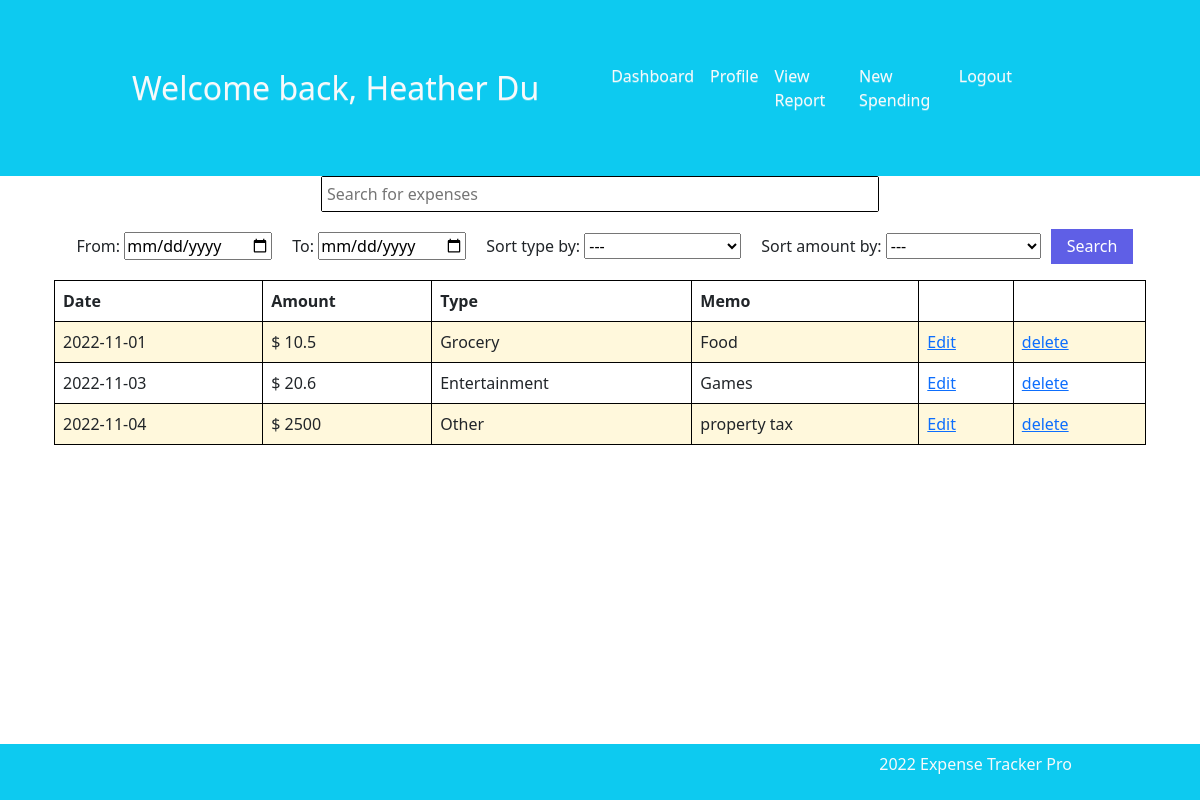
Page /website/report.php (signed in) on the committed database.
### tables this page shows
CREATE TABLE `users` (
  `id` int(11) NOT NULL,
  `firstName` varchar(10) NOT NULL,
  `lastName` varchar(10) NOT NULL,
  `email` varchar(20) NOT NULL,
  `password` varchar(10) NOT NULL
);

CREATE TABLE `transactions` (
  `id` int(11) NOT NULL,
  `userId` int(11) NOT NULL,
  `date` date DEFAULT NULL,
  `amount` float NOT NULL,
  `typeId` int(11) NOT NULL,
  `notes` varchar(100) NOT NULL
);

CREATE TABLE `types` (
  `id` int(11) NOT NULL,
  `name` varchar(20) NOT NULL
);

### website/report.php (the view, shortened to what this page needs)
<!DOCTYPE html>
<html lang="en">
<head>
  <?php
  require_once "./php/header.php";
  ?>
  <link rel="stylesheet" type="text/css" href="./css/report.css" />
</head>
<body>
  <?php
  include("./php/nav_inner.php");
  $query = '';
  $from = '';
  $to = '';
  $sortType = '';
  $sortAmount = '';
  $sql = "SELECT transactions.id, date, amount, notes, name FROM transactions"
    . " join types on transactions.typeId = types.id and transactions.userId = " . $_SESSION['id'];
  $results = mysqli_query($con, $sql);
  ?>
  <div class="container">
    <form method="get" action="report.php">
      <div class="searchWrap">
        <div class="search">
          <input type="text" class="searchInput" placeholder="Search for expenses" name="query"
            value="<?php echo $query; ?>">
        </div>
      </div>
      <div class="filters">
        <div class="filter">
          <div class="from">
            <label for="from">From:</label>
            <input id="from" type="date" name="from" value="<?php echo $from; ?>"
              max="<?php echo empty($to) ? '' : $to; ?>">
          </div>
          <div class="to">
            <label for="to">To:</label>
            <input id="to" type="date" name="to" value="<?php echo $to; ?>"
              min="<?php echo empty($from) ? '' : $from; ?>">
          </div>
        </div>
        <div class="sorts">
          <div class="sort">
            <label for="sortType">Sort type by:</label>
            <select name="sortType" id="sortType">
              <option value="" <?php echo empty($sortType) ? 'selected' : ''; ?>>---</option>
            </select>
          </div>
          <div class="sort">
            <label for="sortAmount">Sort amount by:</label>
            <select name="sortAmount" id="sortAmount">
              <option value="" <?php echo empty($sortAmount) ? 'selected' : ''; ?>>---</option>
            </select>
          </div>
          <button class="searchButton" type="submit" name="submit">Search</button>
        </div>
      </form>
    </div>
    <div class="container">
      <table>
        <tr>
          <th>Date</th>
          <th>Amount</th>
          <th>Type</th>
          <th>Memo</th>
          <th>&nbsp</th>
          <th>&nbsp</th>
        </tr>
        <?php while ($row = mysqli_fetch_assoc($results)) { ?>
        <tr>
          <td>
            <?php echo $row['date'] ?>
          </td>
          <td>$
            <?php echo $row['amount'] ?>
          </td>
          <td>
            <?php echo $row['name'] ?>
          </td>
          <td>
            <?php echo $row['notes'] ?>
          </td>
          <td><a href="<?php echo "report_edit.php?id=" . $row['id']; ?>">Edit</a></td>
          <td><a href="<?php echo "report_delete.php?id=" . $row['id']; ?>">delete</a></td>
        </tr>
        <?php } ?>
      </table>
    </div>
  <?php
  require "./php/footer_outer.php"
  ?>
</body>
</html>

### website/php/nav_inner.php (shortened to what this page needs)
<?php
require "./php/connection.php";
$stmt0 = $con->prepare('SELECT firstName, lastName, password, email FROM users WHERE id = ?');
$stmt0->bind_param('i', $_SESSION['id']);
$stmt0->execute();
$stmt0->bind_result($firstName, $lastName, $password, $email);
?>
<nav class="navbar navbar-expand-md bg-info">
    <div class="container">
        <a class="navbar-brand" href="#">
            <span class="h2 text-light">Welcome back, <?= $firstName, " ", $lastName ?></span>
        </a>
        <div class="collapse navbar-collapse bg-info px-5 py-5
          justify-content-end" id="n_bar">
            <ul class="navbar-nav">
                <li class="nav-item active">
                    <a class="nav-link text-light " href="./welcome.php">Dashboard</a>
                </li>
                <li class="nav-item ">
                    <a class="nav-link text-light " href="./profile.php">Profile</a>
                </li>
                <li class="nav-item ">
                    <a class="nav-link text-light " href="./report.php">View Report</a>
                </li>
                <li class="nav-item ">
                    <a class="nav-link text-light " href="./insert.php">New Spending</a>
                </li>
                <li class="nav-item ">
                    <a class="nav-link text-light " href="./logout.php">Logout</a>
                </li>
            </ul>
        </div>
    </div>
</nav>

### website/css/styles.css (style rules this page uses)
body { color: var(--bs-dark) }
.navbar { padding-left: 10% !important; padding-right: 10% !important; }

### website/css/report.css (style rules this page uses)
.searchWrap { width: 50%; margin: 0 auto 10px; }
.search { display: flex; border: 1px solid black; border-radius: 2px; }
.searchInput { width: 100%; font-size: 16px; padding: 5px; border: none; }
.searchButton { height: 35px; padding: 0 15px; cursor: pointer; background: #5f5fe6; border: 1px solid transparent; color: white; }
.filters { display: flex; align-items: center; justify-content: center; }
.filter { display: flex; }
.from, .to { margin: 10px; }
.sorts { display: flex; align-items: center; justify-content: center; }
.sort { margin: 10px; }
table { width: 100%; margin-top: 10px; }
td, th { border: 1px solid black; text-align: left; padding: 8px; }
tr:nth-child(even) { background-color: cornsilk; }

### rows in the picture
users: firstName "Heather", lastName "Du"
transactions: date "2022-11-01", amount "10.5", typeId.name "Grocery", notes "Food"
transactions: date "2022-11-03", amount "20.6", typeId.name "Entertainment", notes "Games"
transactions: date "2022-11-04", amount "2500", typeId.name "Other", notes "property tax"
